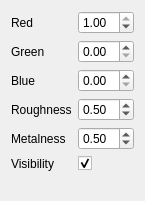
<?xml version="1.0" encoding="UTF-8"?>
<ui version="4.0">
 <class>MeshRendererModelWidget</class>
 <widget class="QWidget" name="MeshRendererModelWidget">
  <property name="geometry">
   <rect>
    <x>0</x>
    <y>0</y>
    <width>145</width>
    <height>201</height>
   </rect>
  </property>
  <property name="windowTitle">
   <string>Form</string>
  </property>
  <layout class="QFormLayout" name="formLayout">
   <item row="0" column="0">
    <widget class="QLabel" name="redAmountLabel">
     <property name="text">
      <string>Red</string>
     </property>
    </widget>
   </item>
   <item row="0" column="1">
    <widget class="QDoubleSpinBox" name="redAmountDoubleSpinBox">
     <property name="maximum">
      <double>1.000000000000000</double>
     </property>
     <property name="singleStep">
      <double>0.100000000000000</double>
     </property>
     <property name="value">
      <double>1.000000000000000</double>
     </property>
    </widget>
   </item>
   <item row="1" column="0">
    <widget class="QLabel" name="greenAmountLabel">
     <property name="text">
      <string>Green</string>
     </property>
    </widget>
   </item>
   <item row="1" column="1">
    <widget class="QDoubleSpinBox" name="greenAmountDoubleSpinBox">
     <property name="maximum">
      <double>1.000000000000000</double>
     </property>
     <property name="singleStep">
      <double>0.100000000000000</double>
     </property>
    </widget>
   </item>
   <item row="2" column="0">
    <widget class="QLabel" name="blueAmountLabel">
     <property name="text">
      <string>Blue</string>
     </property>
    </widget>
   </item>
   <item row="2" column="1">
    <widget class="QDoubleSpinBox" name="blueAmountDoubleSpinBox">
     <property name="maximum">
      <double>1.000000000000000</double>
     </property>
     <property name="singleStep">
      <double>0.100000000000000</double>
     </property>
    </widget>
   </item>
   <item row="5" column="0">
    <widget class="QLabel" name="visibilityLabel">
     <property name="text">
      <string>Visibility</string>
     </property>
    </widget>
   </item>
   <item row="5" column="1">
    <widget class="QCheckBox" name="visibilityCheckBox">
     <property name="text">
      <string/>
     </property>
     <property name="checked">
      <bool>true</bool>
     </property>
    </widget>
   </item>
   <item row="3" column="0">
    <widget class="QLabel" name="roughnessLabel">
     <property name="text">
      <string>Roughness</string>
     </property>
    </widget>
   </item>
   <item row="4" column="0">
    <widget class="QLabel" name="metallicLabel">
     <property name="text">
      <string>Metalness</string>
     </property>
    </widget>
   </item>
   <item row="3" column="1">
    <widget class="QDoubleSpinBox" name="roughnessDoubleSpinBox">
     <property name="maximum">
      <double>1.000000000000000</double>
     </property>
     <property name="singleStep">
      <double>0.100000000000000</double>
     </property>
     <property name="value">
      <double>0.500000000000000</double>
     </property>
    </widget>
   </item>
   <item row="4" column="1">
    <widget class="QDoubleSpinBox" name="metallicDoubleSpinBox">
     <property name="maximum">
      <double>1.000000000000000</double>
     </property>
     <property name="singleStep">
      <double>0.100000000000000</double>
     </property>
     <property name="value">
      <double>0.500000000000000</double>
     </property>
    </widget>
   </item>
  </layout>
 </widget>
 <resources/>
 <connections/>
</ui>
